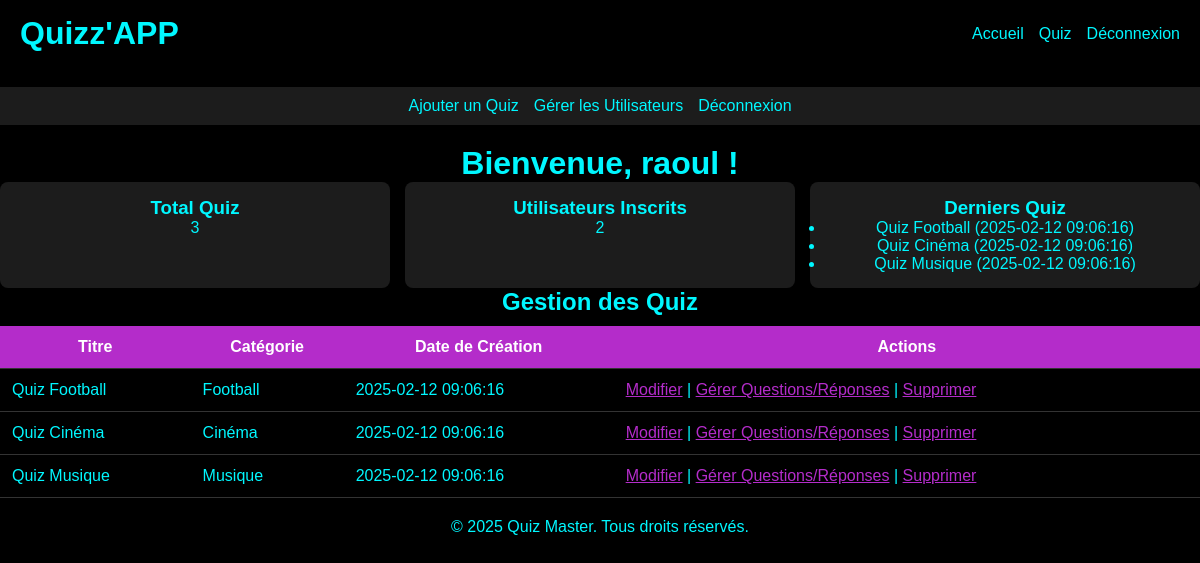
/admin.php (signed in), run on the app's committed database.
### tables this page shows
CREATE TABLE `quizzes` (
  `id` int NOT NULL,
  `title` varchar(100) NOT NULL,
  `category` varchar(255) DEFAULT NULL,
  `created_at` timestamp NULL DEFAULT CURRENT_TIMESTAMP
);

### admin.php (the view, shortened to what this page needs)
<?php
$db = new Database();
$pdo = $db->getConnection();
$quizCount = $pdo->query("SELECT COUNT(*) FROM quizzes")->fetchColumn();
$userCount = $pdo->query("SELECT COUNT(*) FROM users")->fetchColumn();
$latestQuizzes = $pdo->query("SELECT title, created_at FROM quizzes ORDER BY created_at DESC LIMIT 5")->fetchAll();
$stmt = $pdo->query("SELECT * FROM quizzes ORDER BY created_at DESC");
$quizzes = $stmt->fetchAll();
?>
<!DOCTYPE html>
<html lang="fr">
<head>
    <link rel="stylesheet" href="admin.css">
</head>
<body>
<header>
    <h1>Quizz'APP</h1>
    <nav>
        <ul>
            <li><a href="index.php">Accueil</a></li>
            <li><a href="index.php">Quiz</a></li>
            <?php if (isset($_SESSION['user_id'])): ?>
                <li><a href="logout.php">Déconnexion</a></li>
            <?php else: ?>
                <li><a href="login.php">Connexion</a></li>
            <?php endif; ?>
        </ul>
    </nav>
</header>
<body>
    <nav class="admin-nav">
        <ul>
            <li><a href="add_quiz.php">Ajouter un Quiz</a></li>
            <li><a href="manage_users.php">Gérer les Utilisateurs</a></li>
            <li><a href="logout.php">Déconnexion</a></li>
        </ul>
    </nav>
    <h1>Bienvenue, <?php echo htmlspecialchars($_SESSION["username"]); ?> !</h1>
    <section class="stats">
        <div class="stat-box">
            <h3>Total Quiz</h3>
            <p><?php echo $quizCount; ?></p>
        </div>
        <div class="stat-box">
            <h3>Utilisateurs Inscrits</h3>
            <p><?php echo $userCount; ?></p>
        </div>
        <div class="stat-box">
            <h3>Derniers Quiz</h3>
            <ul>
                <?php foreach ($latestQuizzes as $quiz) : ?>
                    <li><?php echo htmlspecialchars($quiz['title']); ?> (<?php echo $quiz['created_at']; ?>)</li>
                <?php endforeach; ?>
            </ul>
        </div>
    </section>
    <h2>Gestion des Quiz</h2>
    <table>
        <thead>
            <tr>
                <th>Titre</th>
                <th>Catégorie</th>
                <th>Date de Création</th>
                <th>Actions</th>
            </tr>
        </thead>
        <tbody>
            <?php foreach ($quizzes as $quiz) : ?>
                <tr>
                    <td><?php echo htmlspecialchars($quiz['title']); ?></td>
                    <td><?php echo htmlspecialchars($quiz['category']); ?></td>
                    <td><?php echo $quiz['created_at']; ?></td>
                    <td>
                    <a href='edit_quiz.php?id=<?= $quiz['id'] ?>' class="action-link">Modifier</a> |
                    <a href='edit_quiz.php?id=<?= $quiz['id'] ?>' class="action-link">Gérer Questions/Réponses</a> |
                    <a href='delete_quiz.php?id=<?= $quiz['id'] ?>' class="action-link" onclick='return confirm("Supprimer ce quiz ?")'>Supprimer</a>
                    </td>
                </tr>
            <?php endforeach; ?>
        </tbody>
    </table>
    <footer>
    <p>&copy; 2025 Quiz Master. Tous droits réservés.</p>
</footer>
</body>
</html>

### admin.css (style rules this page uses)
* { margin: 0; padding: 0; box-sizing: border-box; font-family: Arial, sans-serif; }
body { background-color: #000; color: #00f7ff; }
header { display: flex; justify-content: space-between; align-items: center; padding: 15px 20px; background: black; }
nav ul { list-style: none; display: flex; gap: 15px; }
nav ul li a { color: #00f7ff; text-decoration: none; }
h1, h2, h3 { text-align: center; }
.stats { display: flex; flex-wrap: wrap; gap: 15px; justify-content: center; }
.stat-box { background-color: #1c1c1c; padding: 15px; border-radius: 8px; text-align: center; flex: 1 1 calc(33.333% - 10px); min-width: 200px; }
thead { background-color: #B42CCA; color: white; }
th, td { padding: 12px; border-bottom: 1px solid #333; }
table { width: 100%; border-collapse: collapse; margin-top: 10px; }
a.action-link { color: #B42CCA; }
footer { margin-top: 20px; text-align: center; }
.admin-nav { background-color: #1c1c1c; padding: 10px; margin: 20px auto; width: auto; text-align: center; }
.admin-nav ul { display: flex; flex-wrap: wrap; gap: 15px; justify-content: center; }

### data on the page
quizzes: title "Quiz Football", created_at "2025-02-12 09:06:16", category "Football"
quizzes: title "Quiz Cinéma", created_at "2025-02-12 09:06:16", category "Cinéma"
quizzes: title "Quiz Musique", created_at "2025-02-12 09:06:16", category "Musique"

### other printed values
$_SESSION["username"] "raoul"
$quizCount "3"
$userCount "2"
